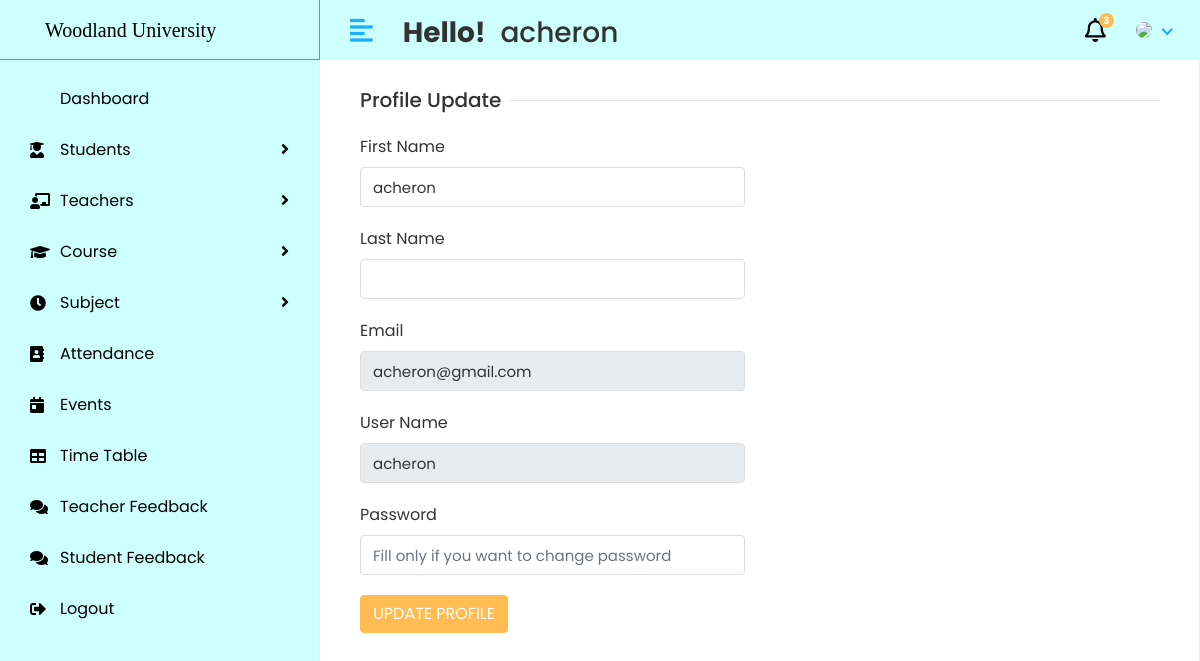
Screenshot of /profile (signed in) with the database file from the repository.
### course_manageent_system_app/models.py (models this page shows)
class CustomUser(AbstractUser):
    USER = (
        (1, 'ADMIN'),
        (2, 'TEACHER'),
        (3, 'STUDENT'),
    )
    user_type = models.CharField(choices=USER, max_length=50, default=1)
    profile_pics = models.ImageField(upload_to='media/profile_pic')

### WUC_Project/views.py (the view)
# urls.py: path('profile', views.profile, name='profile'),
@login_required(login_url='/')
def profile(request):
    user = CustomUser.objects.get(id=request.user.id)
    context = {
        "user": user,
    }
    return render(request, 'profile.html', context)

### templates/profile.html (shortened to what this page needs)
{% extends 'dashboard.html' %}
{%  block content %}
<div class="row">
<div class="col-sm-12">
<div class="card">
<div class="card-body">
<form method="post" action="{% url 'profile_update' %}" enctype="multipart/form-data">
     <div class ="page-wrapper">
<div class="col-12">
   <h5 class="form-title"><span>Profile Update</span></h5>
</div>
<div class="col-12 col-sm-6">
<div class="form-group">
<label>First Name</label>
<input type="text" class="form-control" name="first_name" value="{{user.first_name}}">
</div>
</div>
<div class="col-12 col-sm-6">
<div class="form-group">
<label>Last Name</label>
<input type="text" class="form-control" name="last_name" value="{{user.last_name}}">
</div>
</div>
    <div class="col-12 col-sm-6">
<div class="form-group">
<label>Email</label>
<input type="text" class="form-control" name="email" value="{{user.email}}" readonly>
</div>
</div>
    <div class="col-12 col-sm-6">
<div class="form-group">
<label>User Name</label>
<input type="text" class="form-control" name="username" value="{{user.username}}" readonly>
</div>
</div>
    <div class="col-12 col-sm-6">
<div class="form-group">
<label>Password</label>
<input type="password" class="form-control" name="password" placeholder="Fill only if you want to change password">
</div>
</div>
<div class="col-12">
<button type="submit" class="btn btn-primary">UPDATE PROFILE</button>
</div>
</form>
</div>
</div>
</div>
</div>
</div>
{%  endblock  %}

### templates/include/header.html (shortened to what this page needs)
{% load static %}
 <div class="header">
            <div class="header-left">
                <span>Woodland University</span>
              </div>
            <a href="javascript:void(0);" id="toggle_btn">
            <i class="fas fa-align-left"></i>
            </a>
            <div class="top-nav-search mt-3">
               <h3>
                  <strong>Hello!</strong>&nbsp;
                  <span>{{user.first_name}} {{user.last_name}} </span>
               </h3>
            </div>
            <ul class="nav user-menu">
               <li class="nav-item dropdown noti-dropdown">
                  <a href="#" class="dropdown-toggle nav-link" data-toggle="dropdown">
                  <i class="far fa-bell"></i> <span class="badge badge-pill">3</span>
                  </a>
               </li>
               <li class="nav-item dropdown has-arrow">
                  <a href="#" class="dropdown-toggle nav-link" data-toggle="dropdown">
                  <span class="user-img">
                     {% if user.profile_pic == "" %}
                      <img class="rounded-circle" src="{%static 'assets/img/user-default.png' %}" width="31" ></span>
                     {% else %}
                     <img class="rounded-circle" src="/{{ user.profile_pic}}" width="31" ></span>
                   {% endif %}
                  </a>
               </li>
            </ul>
         </div>

### static/assets/css/style.css (style rules this page uses)
html { height: 100%; }
body { background-color: #fff; color: #333; font-family: 'Poppins', sans-serif; font-size: 1rem; height: 100%; line-height: 1.5; overflow-x: hidden; }
h1, h2, h3, h4, h5, h6 { font-family: 'Poppins', sans-serif; margin-top: 0; }
.form-control { border: 1px solid #ddd; box-shadow: none; color: #333; font-size: 15px; height: 40px; }
a { color: #009ce7; }
input, button, a { transition: all 0.4s ease; -moz-transition: all 0.4s ease; -o-transition: all 0.4s ease; -ms-transition: all 0.4s ease; -webkit-transition: all 0.4s ease; }
input, input:focus, button, button:focus { outline: none; }
input[type=text], input[type=password] { -webkit-appearance: none; -moz-appearance: none; appearance: none; }
.form-group { margin-bottom: 1.25rem; }
ul, ol { padding: 0px; list-style: none; }
.btn-primary { background-color: #FFBC53; border: 1px solid #FFBC53; }
.card { border: 1px solid #ececf5; box-shadow: 0 1px 3px 0 rgba(0, 0, 0, 0.03); margin-bottom: 1.875rem; }
.card-body { padding: 1.5rem; }
.header { background-color: #CDFFFF; border-bottom: 1px solid #f3f3f4; left: 0; position: fixed; right: 0; top: 0; z-index: 1001; height: 60px; }
.header .header-left { float: left; height: 60px; padding: 0 20px; position: relative; width: 320px; z-index: 1; transition: all 0.2s ease-in-out; background-color: #CDFFFF; border-bottom: 1px solid #18aefa; border-right: 1px solid #18aefa; display: flex; align-items: center; }
.header .header-left span { color: #000; font-size: 20px; margin: 25px; font-family: cursive; }
.header .dropdown-toggle:after { display: none; }
.header .has-arrow .dropdown-toggle:after { border-top: 0; border-left: 0; border-bottom: 2px solid #18aefa; border-right: 2px solid #18aefa; content: ''; height: 8px; display: inline-block; pointer-events: none; -webkit-transform-origin: 66% 66%; -ms-transform-origin: 66% 66%; transform-origin: 66% 66%; -webkit-transform: rotate(45deg); -ms-transform: rotate(45deg); transform: rotate(45deg); -webkit-transition: all 0.15s ease-in-out; transition: all 0.15s ease-in-out; width: 8px; vertical-align: 0px; }
.user-menu { float: right; margin: 0; position: relative; z-index: 99; padding-right: 15px; }
.user-menu.nav > li > a { color: #000; font-size: 14px; line-height: 58px; padding: 0 15px; height: 60px; }
.user-img { margin-right: 3px; position: relative; }
.top-nav-search { float: left; margin-left: 15px; }
.page-wrapper { margin-left: 320px; padding-top: 60px; position: relative; transition: all 0.4s ease; }
.user-menu.nav > li > a .badge { background-color: #FFBC53; display: block; font-size: 10px; font-weight: bold; height: 15px; width: 15px; position: absolute; right: 7px; top: 13px; color: #fff; padding: 3px; }
.user-menu.nav > li > a > i { font-size: 1.5rem; line-height: 60px; }
.form-title { width: 100%; max-width: 100%; padding: 0; font-size: 1.25rem; font-weight: 500; line-height: inherit; color: #333; white-space: normal; position: relative; display: block; margin-bottom: 20px; }
.form-title:before { content: ""; position: absolute; left: 0px; right: 0px; height: 1px; top: 50%; background-color: rgba(0, 0, 0, 0.1); }
.form-title span { padding: 0px 0.5rem 0 0; background-color: #fff; display: inline-block; z-index: 2; position: relative; }
@media (min-width: 992px) { #toggle_btn { align-items: center; color: #18aefa; display: inline-flex; float: left; font-size: 26px; height: 60px; justify-content: center; margin-left: 15px; padding: 0 15px; } }

### rows the page displays
CustomUser: first_name "acheron", email "acheron@gmail.com", username "acheron"
